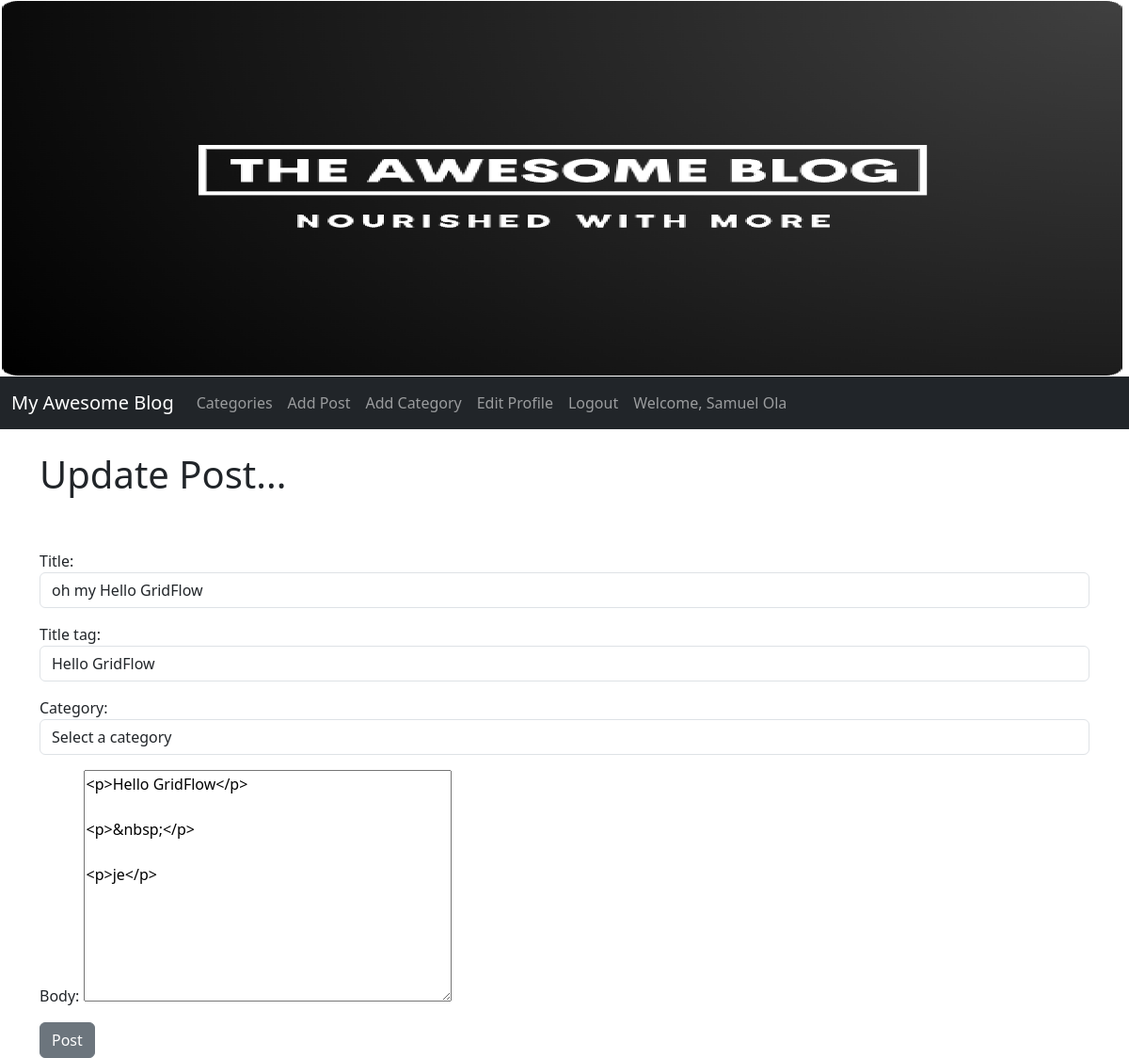
/article/edit/44/ (signed in), run on the app's committed database.
### myblog/models.py (models this page shows, shortened)
class Post(models.Model):
    title = models.CharField(max_length=200)
    header_image = models.FileField(null=True, blank=True, upload_to="images/")
    title_tag = models.CharField(max_length=200)
    author = models.ForeignKey(User, on_delete=models.CASCADE)
    body = RichTextField(blank=True, null=True)
    createdAt = models.DateTimeField(default=timezone.now)
    updatedAt = models.DateTimeField(auto_now=True)
    category = models.CharField(max_length=200, default='uncategorized')
    likes = models.ManyToManyField(User, related_name='blog_posts')
    comment = models.TextField()

### myblog/views.py (the view, shortened to what this page needs)
# urls.py: path("article/edit/<int:pk>/", UpdatePostView.as_view(), name="update_post"),
class UpdatePostView(UpdateView):
    model = Post
    form_class = EditForm
    template_name = "update_post.html"

### myblog/forms.py
class EditForm(forms.ModelForm):
    category = forms.ModelChoiceField(
        queryset=Category.objects.all(),
        empty_label="Select a category",
        widget=forms.Select(attrs={'class': 'form-control'})
    )
    class Meta:
        model = Post
        fields = ('title', 'title_tag', 'category', 'body')
        widgets = {
            'title': forms.TextInput(attrs={'class': 'form-control', 'placeholder': 'Enter a title for your blog here'}),
            'title_tag': forms.TextInput(attrs={'class': 'form-control', 'placeholder': 'Enter title tag here'}),
        }

### myblog/models.py (called while the page is built)
    def __str__(self):
           return self.name

### myblog/templates/update_post.html (shortened to what this page needs)
{% extends "base.html" %} {% block title %} Edit Blog Post {% endblock%}
{% block content%}
{% if user.is_authenticated %}
    {% if user == post.author %}
        <h1>Update Post...</h1>
        <br /><br />
        <div class="form-group">
        <form method="POST">
        {% csrf_token %} {{ form.media }} {{ form.as_p }}
        <button type="submit" class="btn btn-secondary">Post</button>
        </div>
    {% endif %}
{% endif %}
{% endblock %}

### myblog/templates/base.html (shortened to what this page needs)
<!DOCTYPE html>
<html lang="en">
  <head>
    {% load static %}
    <link
      href="https://cdn.jsdelivr.net/npm/bootstrap@5.3.2/dist/css/bootstrap.min.css"
      rel="stylesheet"
    />
  </head>
  <body>
     <div>
      <img src="{% static 'header.png' %}" alt="Blog Header" style="width: 100%; height: 400px;" />
    </div>
    <nav class="navbar navbar-expand-lg navbar-dark bg-dark">
      <div class="container-fluid">
        <a class="navbar-brand" href="{% url 'home' %}">My Awesome Blog</a>
        <div class="collapse navbar-collapse" id="navbarSupportedContent">
          <ul class="navbar-nav mr-auto">
			{% if cat_menu %}
			<li class="nav-item dropdown">
				<a class="nav-link dropdown-toggle" href="#" role="button" data-bs-toggle="dropdown" aria-expanded="false">
				  Categories
				</a>
				<div class="dropdown-menu" aria-labelledby="navbarDropdown">
					{% for items in cat_menu %}
						<a class="dropdown-item" href="{% url 'category' items|slugify %}">{{ items }}</a>
					{% endfor %}
				</div>
			</li>
			{% else %}
			<li class="nav-item">
				<a class="nav-link" href="{% url 'category-list' %}">Categories</a>
			  </li>
			{% endif %}
            {% if user.is_authenticated %}
              <li class="nav-item">
                <a class="nav-link" href="{% url 'add_post' %}">Add Post</a>
              </li>
              <li class="nav-item">
                <a class="nav-link" href="{% url 'add_category' %}"
                  >Add Category</a
                >
              </li>
              <li class="nav-item">
                <a class="nav-link" href="{% url 'edit_profile' %}">Edit Profile</a>
              </li>
              <li class="nav-item">
                <a class="nav-link" href="{% url 'logout' %}">Logout</a>
              </li>
              <li class="nav-item">
                <a class="nav-link" href="{% url 'edit_profile' %}"> Welcome, {{ post.author.first_name }} {{ post.author.last_name }}</a>
              </li>
            {% endif %}
          </ul>
        </div>
      </div>
    </nav>
    <br />
    <div class="container">{% block content%} {% endblock %}</div>
  </body>
</html>

### myblog/templates/base.html (style rules this page uses)
a { text-decoration: none; }

### data on the page
Post: author.first_name "Samuel", author.last_name "Ola", title "oh my Hello GridFlow", title_tag "Hello GridFlow", category "Select a category", body "<p>Hello GridFlow</p> <p>&nbsp;</p> <p>je</p>"
